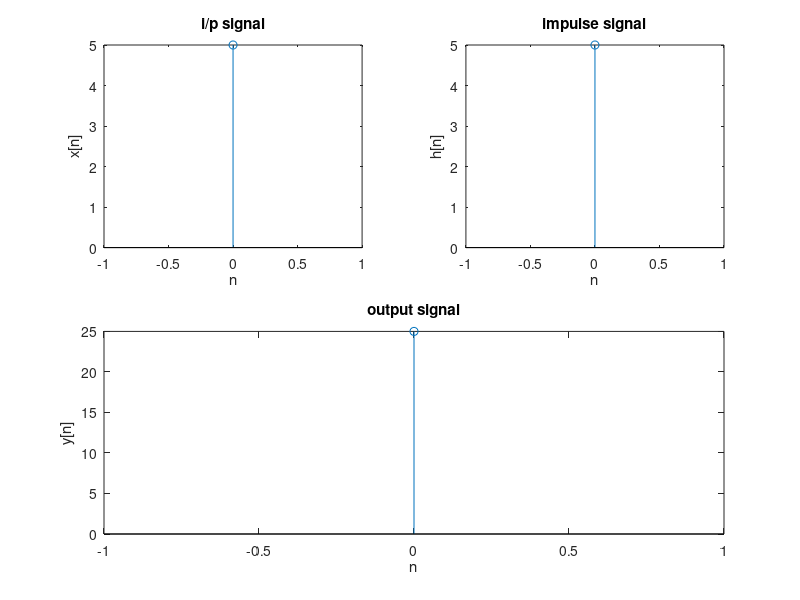

Here is the MATLAB script that generated this plot:
%circular convolution using DFT and IDFT

x=input('Enter the seq x[n]');
h=input('Enter the seq h[n]');
l1=length(x);
l2=length(h);

N=max(l1,l2); %  Number of zeros to be padded for shorter sequence.

%calculate N point DFT seq
X=fft(x,N);
H=fft(h,N);

Y=X.*H;
y=round(ifft(Y))

%plots
n1=0:l1-1;
subplot(2,2,1);
stem(n1,x);
xlabel('n');
ylabel('x[n]');
title("i/p signal");

n2=0:l2-1;
subplot(2,2,2);
stem(n2,h);
xlabel('n');
ylabel('h[n]');
title("impulse signal");

n3=0:length(y)-1;
subplot(2,2,[3,4]);
stem(n3,y);
xlabel('n');
ylabel('y[n]');
title("output signal");